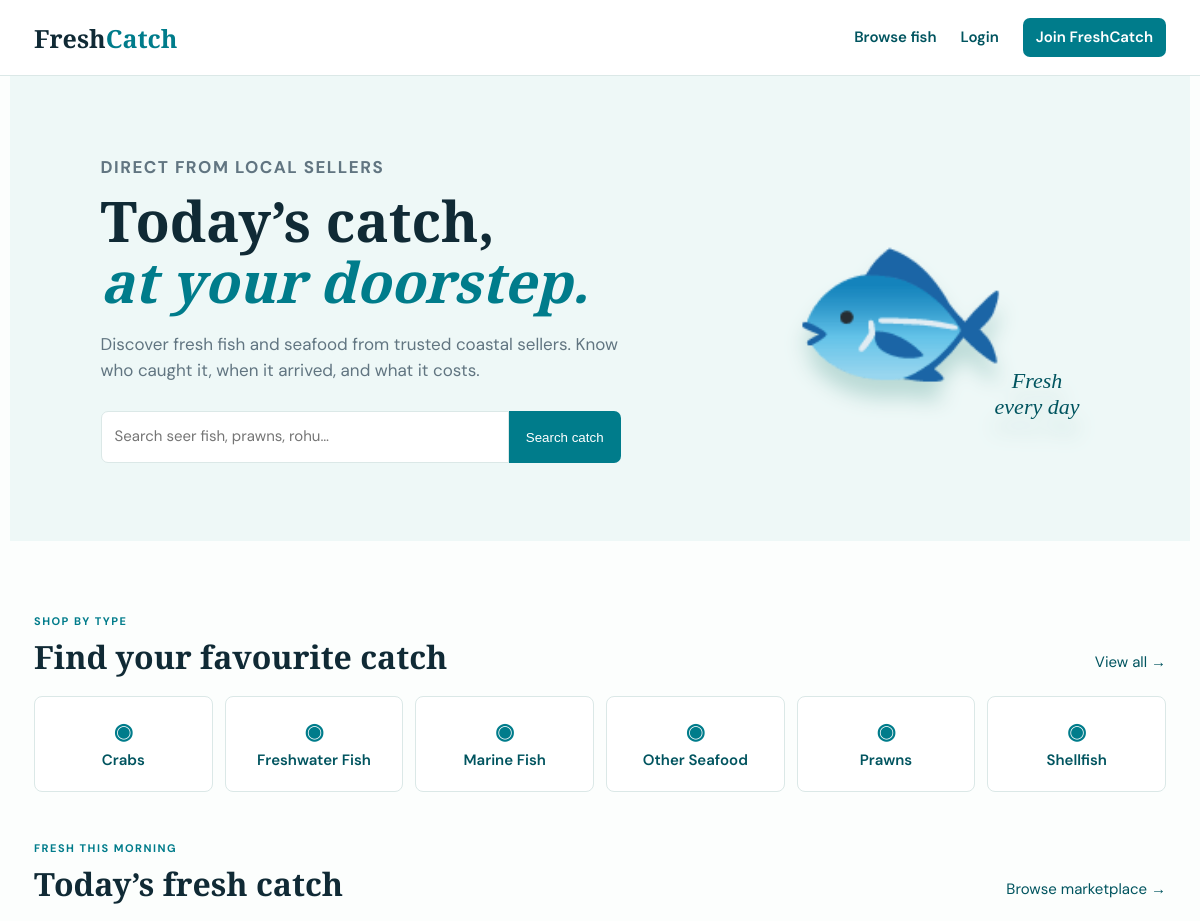
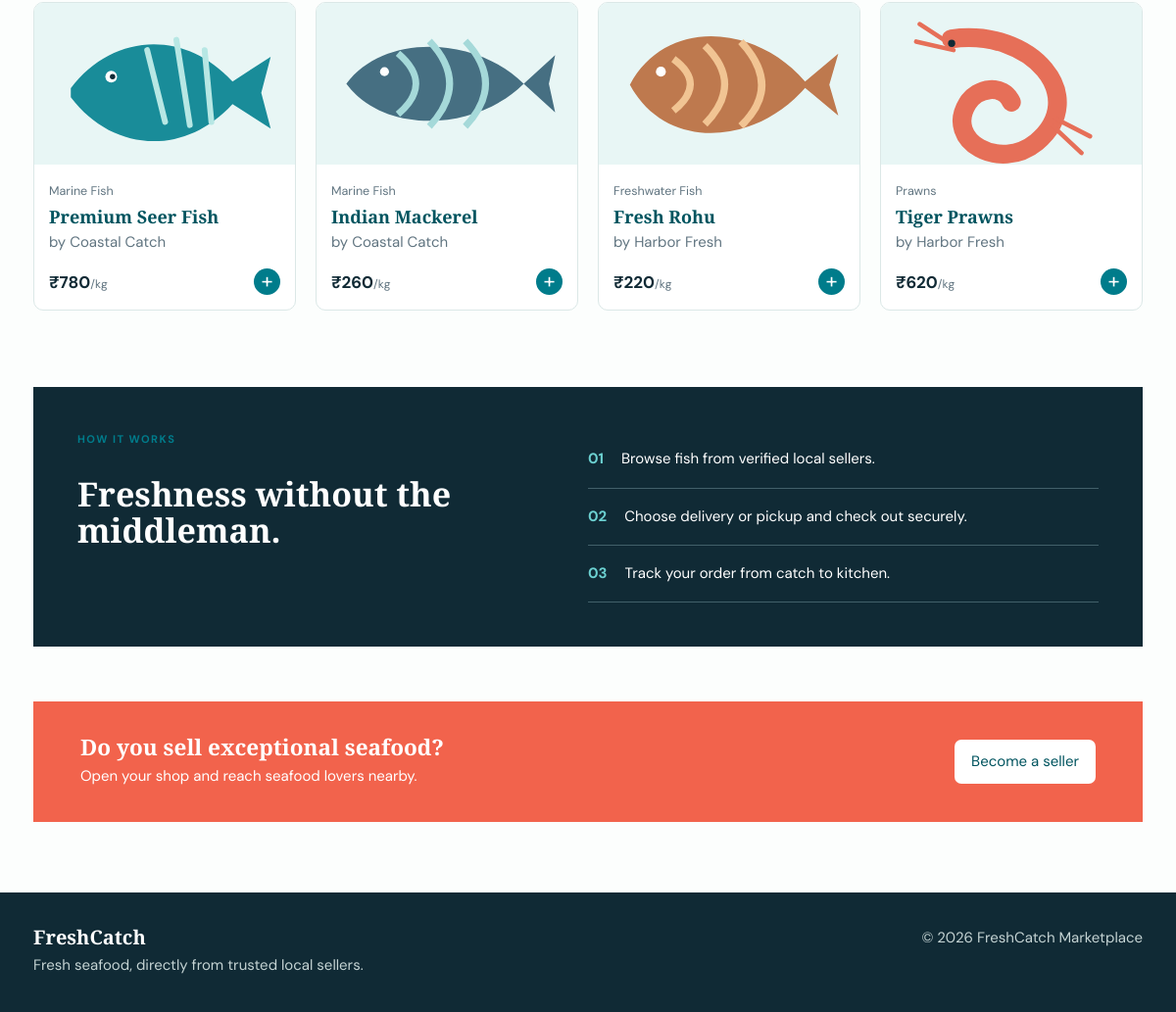
The page / on the database its author committed (2 pictures, top to bottom).
### tables this page shows
CREATE TABLE categories (id INT UNSIGNED AUTO_INCREMENT PRIMARY KEY, name VARCHAR(80) NOT NULL UNIQUE, description VARCHAR(255), is_active TINYINT(1) DEFAULT 1, created_at TIMESTAMP DEFAULT CURRENT_TIMESTAMP);

CREATE TABLE products (
 id INT UNSIGNED AUTO_INCREMENT PRIMARY KEY, seller_id INT UNSIGNED NOT NULL, category_id INT UNSIGNED NOT NULL, name VARCHAR(140) NOT NULL,
 description TEXT NOT NULL, image_path VARCHAR(255), price DECIMAL(10,2) NOT NULL, stock DECIMAL(10,2) NOT NULL DEFAULT 0,
 min_quantity DECIMAL(10,2) NOT NULL DEFAULT 1, freshness_info VARCHAR(180), is_available TINYINT(1) DEFAULT 1,
 created_at TIMESTAMP DEFAULT CURRENT_TIMESTAMP, updated_at TIMESTAMP DEFAULT CURRENT_TIMESTAMP ON UPDATE CURRENT_TIMESTAMP,
 FOREIGN KEY(seller_id) REFERENCES seller_profiles(id) ON DELETE CASCADE, FOREIGN KEY(category_id) REFERENCES categories(id), INDEX(category_id), INDEX(seller_id), INDEX(price)
);

CREATE TABLE seller_profiles (
 id INT UNSIGNED AUTO_INCREMENT PRIMARY KEY, user_id INT UNSIGNED NOT NULL UNIQUE, shop_name VARCHAR(120) NOT NULL,
 description TEXT, location VARCHAR(150), approval_status ENUM('pending','approved','rejected') NOT NULL DEFAULT 'pending',
 approved_at DATETIME NULL, FOREIGN KEY(user_id) REFERENCES users(id) ON DELETE CASCADE
);

### includes/functions.php (called while the page is built, shortened)
<?php require_once __DIR__.'/db.php';
function e($v): string { return htmlspecialchars((string)$v, ENT_QUOTES, 'UTF-8'); }
function url($path=''): string { return BASE_URL . '/' . ltrim($path,'/'); }

### includes/auth.php (called while the page is built, shortened)
<?php require_once __DIR__.'/functions.php';
function user(){return $_SESSION['user']??null;}

### includes/db.php (called while the page is built)
<?php require_once __DIR__.'/config.php';
function db(): PDO { static $pdo; if (!$pdo) { $pdo=new PDO('mysql:host='.DB_HOST.';dbname='.DB_NAME.';charset=utf8mb4',DB_USER,DB_PASS,[PDO::ATTR_ERRMODE=>PDO::ERRMODE_EXCEPTION,PDO::ATTR_DEFAULT_FETCH_MODE=>PDO::FETCH_ASSOC]); } return $pdo; }

### index.php (the view)
<?php $pageTitle='Fresh seafood, straight from the source'; require 'includes/header.php';
$featured=db()->query("SELECT p.*,sp.shop_name,c.name category FROM products p JOIN seller_profiles sp ON p.seller_id=sp.id JOIN categories c ON p.category_id=c.id WHERE p.is_available=1 AND sp.approval_status='approved' ORDER BY p.created_at DESC LIMIT 4")->fetchAll();
$cats=db()->query('SELECT * FROM categories WHERE is_active=1 ORDER BY name')->fetchAll(); ?>
<section class="hero"><div><p class="eyebrow">DIRECT FROM LOCAL SELLERS</p><h1>Today’s catch,<br><em>at your doorstep.</em></h1><p>Discover fresh fish and seafood from trusted coastal sellers. Know who caught it, when it arrived, and what it costs.</p><form action="products.php" class="hero-search"><input name="q" placeholder="Search seer fish, prawns, rohu…"><button>Search catch</button></form></div><div class="hero-art">🐟<span>Fresh<br>every day</span></div></section>
<section class="section-head"><div><p class="eyebrow">SHOP BY TYPE</p><h2>Find your favourite catch</h2></div><a href="products.php">View all →</a></section><section class="categories"><?php foreach($cats as $c):?><a href="products.php?category=<?=$c['id']?>"><span>◉</span><?=e($c['name'])?></a><?php endforeach;?></section>
<section class="section-head"><div><p class="eyebrow">FRESH THIS MORNING</p><h2>Today’s fresh catch</h2></div><a href="products.php">Browse marketplace →</a></section><section class="product-grid"><?php foreach($featured as $p):require 'includes/product-card.php';endforeach;?></section>
<section class="how"><div><p class="eyebrow">HOW IT WORKS</p><h2>Freshness without the middleman.</h2></div><ol><li><b>01</b><span>Browse fish from verified local sellers.</span></li><li><b>02</b><span>Choose delivery or pickup and check out securely.</span></li><li><b>03</b><span>Track your order from catch to kitchen.</span></li></ol></section>
<section class="cta"><div><h2>Do you sell exceptional seafood?</h2><p>Open your shop and reach seafood lovers nearby.</p></div><a class="button light" href="register.php?role=seller">Become a seller</a></section>
<?php require 'includes/footer.php'; ?>

### includes/header.php (shortened to what this page needs)
<?php require_once __DIR__.'/auth.php'; $pageTitle=$pageTitle??'FreshCatch'; $me=user(); ?>
<!doctype html><html lang="en"><head><meta charset="utf-8"><meta name="viewport" content="width=device-width,initial-scale=1"><title><?=e($pageTitle)?> | FreshCatch</title><link rel="stylesheet" href="<?=url('assets/css/style.css')?>"></head><body><header><a class="brand" href="<?=url()?>">Fresh<span>Catch</span></a><button class="nav-toggle" aria-label="Menu">☰</button><nav><a href="<?=url('products.php')?>">Browse fish</a><?php if($me): ?><a href="<?=url('cart.php')?>">Cart <b><?=cart_count()?></b></a><a href="<?=url($me['role'].'/dashboard.php')?>">Dashboard</a><a href="<?=url('logout.php')?>">Logout</a><?php else:?><a href="<?=url('login.php')?>">Login</a><a class="button small" href="<?=url('register.php')?>">Join FreshCatch</a><?php endif;?></nav></header><main>

### includes/product-card.php
<article class="product-card"><a class="product-image" href="product.php?id=<?=$p['id']?>"><?php if($p['image_path']):?><img src="<?=url($p['image_path'])?>" alt="<?=e($p['name'])?>"><?php else:?><span>🐟</span><?php endif;?></a><div class="product-body"><small><?=e($p['category']??'Fresh seafood')?></small><h3><a href="product.php?id=<?=$p['id']?>"><?=e($p['name'])?></a></h3><p class="seller">by <?=e($p['shop_name']??'FreshCatch seller')?></p><div class="price-row"><strong>₹<?=number_format($p['price'],0)?><i>/kg</i></strong><a class="round" href="product.php?id=<?=$p['id']?>">+</a></div></div></article>

### includes/footer.php
</main><footer><div><strong>FreshCatch</strong><p>Fresh seafood, directly from trusted local sellers.</p></div><p>© <?=date('Y')?> FreshCatch Marketplace</p></footer><script src="<?=url('assets/js/app.js')?>"></script></body></html>

### assets/css/style.css (style rules this page uses)
:root { --ink:#102a35;--muted:#617581;--sea:#007c8b;--deep:#00545f;--foam:#eef8f7;--coral:#f2634c;--line:#dbe8e7;--white:#fff }
* { box-sizing:border-box }
body { margin:0;color:var(--ink);font:15px/1.55 'DM Sans',sans-serif;background:#fcfefd }
a { color:var(--deep);text-decoration:none }
main { max-width:1180px;margin:auto;padding:0 24px 72px }
header { height:76px;border-bottom:1px solid var(--line);display:flex;align-items:center;justify-content:space-between;padding:0 max(24px,calc((100vw - 1132px)/2));background:#fff;position:sticky;top:0;z-index:5 }
.brand { font:700 25px 'Playfair Display';color:var(--ink) }
.brand span { color:var(--sea) }
nav { display:flex;align-items:center;gap:24px;font-weight:600 }
button,.button { border:0;background:var(--sea);color:white;padding:11px 17px;border-radius:7px;font:600 14px inherit;cursor:pointer;display:inline-block }
.button.small { padding:8px 13px }
.button.light { background:#fff;color:var(--deep) }
.hero { display:grid;grid-template-columns:1.2fr .8fr;min-height:465px;align-items:center;padding:52px 8%;background:var(--foam);margin:0 -24px 72px;overflow:hidden }
.eyebrow { font-size:11px;font-weight:700;letter-spacing:1.5px;color:var(--sea);margin:0 0 9px }
.hero h1,h1,h2 { font-family:'Playfair Display';line-height:1.1 }
.hero h1 { font-size:56px;margin:0 0 18px }
.hero h1 em { color:var(--sea) }
.hero p { max-width:550px;color:var(--muted);font-size:17px }
.hero-search { display:flex;margin-top:28px;max-width:520px }
.hero-search input { border:1px solid var(--line);padding:13px;flex:1;border-radius:7px 0 0 7px }
.hero-search button { border-radius:0 7px 7px 0 }
.hero-art { font-size:180px;text-align:center;position:relative;filter:drop-shadow(0 18px 10px #b9d9d5) }
.hero-art span { font:italic 22px 'Playfair Display';position:absolute;bottom:10%;right:5%;color:var(--deep) }
.section-head { display:flex;justify-content:space-between;align-items:end;margin:48px 0 22px }
.section-head h2 { font-size:32px;margin:0 }
.categories { display:grid;grid-template-columns:repeat(6,1fr);gap:12px }
.categories a { padding:18px 10px;border:1px solid var(--line);border-radius:8px;text-align:center;font-weight:600;background:#fff }
.categories span { display:block;color:var(--sea);font-size:22px }
.product-grid { display:grid;grid-template-columns:repeat(4,1fr);gap:20px }
.product-card { border:1px solid var(--line);background:#fff;border-radius:10px;overflow:hidden }
.product-image { height:165px;background:var(--foam);display:grid;place-items:center;font-size:56px }
.product-image img,.thumb img,.detail-image img { width:100%;height:100%;object-fit:cover }
.product-body { padding:15px }
.product-body small,.seller { color:var(--muted);margin:0 }
.product-body h3 { font:600 18px 'Playfair Display';margin:3px 0 }
.price-row { display:flex;justify-content:space-between;align-items:center;margin-top:15px }
.price-row strong { font-size:17px }
.price-row i { font-style:normal;font-weight:400;color:var(--muted);font-size:12px }
.round { background:var(--sea);color:#fff;border-radius:50%;width:27px;height:27px;text-align:center;font-size:22px;line-height:25px }
.how { margin-top:78px;background:var(--ink);color:#fff;padding:45px;display:grid;grid-template-columns:1fr 1fr }
.how h2 { font-size:34px }
.how ol { list-style:none;margin:0;padding:0 }
.how li { padding:17px 0;border-bottom:1px solid #42606a;display:flex;gap:18px }
.how b { color:#6cd1d1 }
.cta { background:var(--coral);color:#fff;padding:35px 48px;margin:56px 0 0;display:flex;justify-content:space-between;align-items:center }
.cta h2 { margin:0 }
.cta p { margin:5px 0 0 }
.filters input,.filters select,input,textarea,select { padding:10px;border:1px solid #cadbd9;border-radius:5px;background:#fff;font:inherit;color:var(--ink) }
footer { background:var(--ink);color:#c4d3d3;padding:32px max(24px,calc((100vw - 1132px)/2));display:flex;justify-content:space-between }
footer strong { color:white;font:700 20px 'Playfair Display' }
footer p { margin:3px 0 }

### rows shown on the page
categories: name "Crabs"
categories: name "Freshwater Fish"
categories: name "Marine Fish"
categories: name "Other Seafood"
categories: name "Prawns"
categories: name "Shellfish"
products: image_path (picture), category.name "Marine Fish", name "Premium Seer Fish", seller.shop_name "Coastal Catch", price "780"
products: image_path (picture), category.name "Marine Fish", name "Indian Mackerel", seller.shop_name "Coastal Catch", price "260"
products: image_path (picture), category.name "Freshwater Fish", name "Fresh Rohu", seller.shop_name "Harbor Fresh", price "220"
products: image_path (picture), category.name "Prawns", name "Tiger Prawns", seller.shop_name "Harbor Fresh", price "620"
